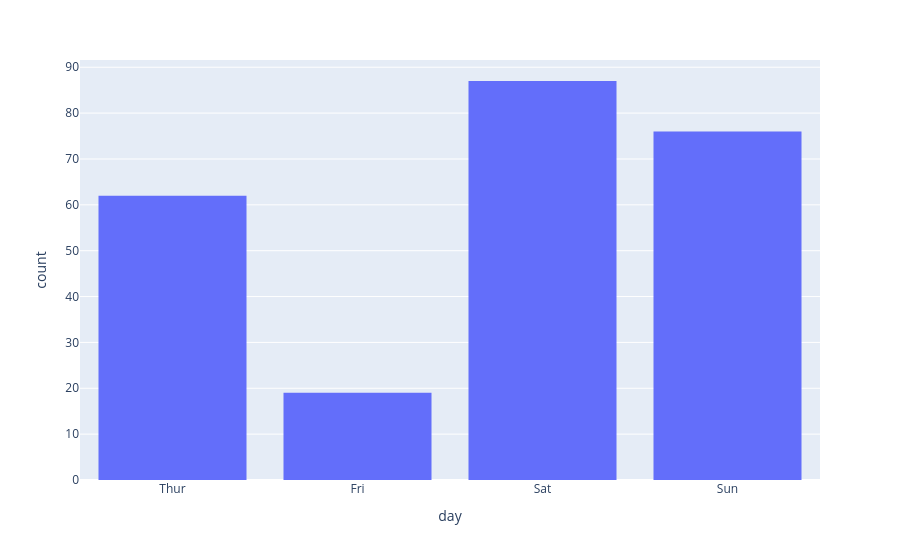

The notebook cell saved with this chart:
### Markdown cell above
Histograms on Categorical Data

### Code cell
df = px.data.tips()
fig = px.histogram(df, x="day", category_orders=dict(day=["Thur", "Fri", "Sat", "Sun"]))
fig.show()

### Figure 1 — Plotly figure (JSON) as saved in the notebook; plotly's stock layout.template omitted (floating-point values rounded to 4 significant figures; data arrays with more than 128 entries replaced by an {"elided": "..."} marker saying what was removed)
{"data": [{"bingroup": "x", "hovertemplate": "day=%{x}<br>count=%{y}<extra></extra>", "legendgroup": "", "marker": {"color": "#636efa", "pattern": {"shape": ""}}, "name": "", "orientation": "v", "showlegend": false, "type": "histogram", "x": {"elided": "244 str values"}, "xaxis": "x", "yaxis": "y"}], "layout": {"barmode": "relative", "legend": {"tracegroupgap": 0}, "margin": {"t": 60}, "xaxis": {"anchor": "y", "categoryarray": ["Thur", "Fri", "Sat", "Sun"], "categoryorder": "array", "domain": [0, 1], "title": {"text": "day"}}, "yaxis": {"anchor": "x", "domain": [0, 1], "title": {"text": "count"}}}}
